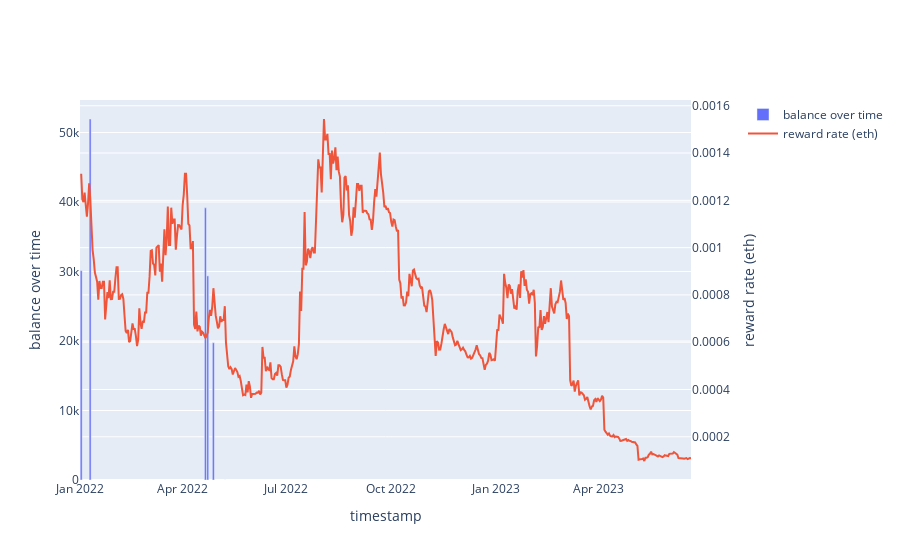
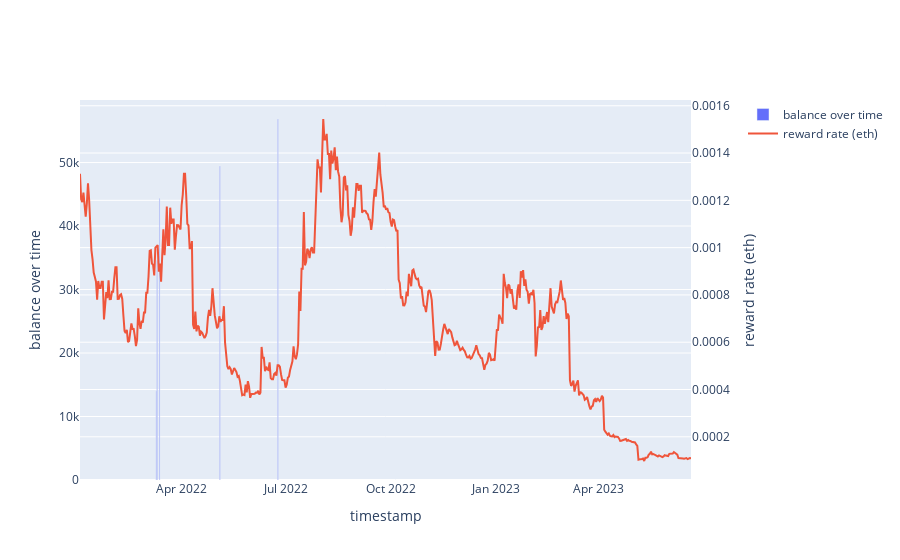
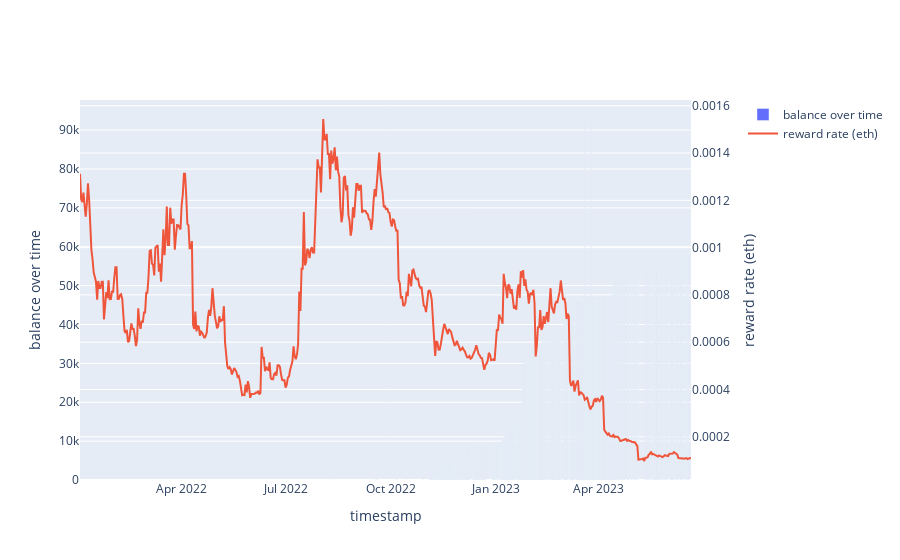
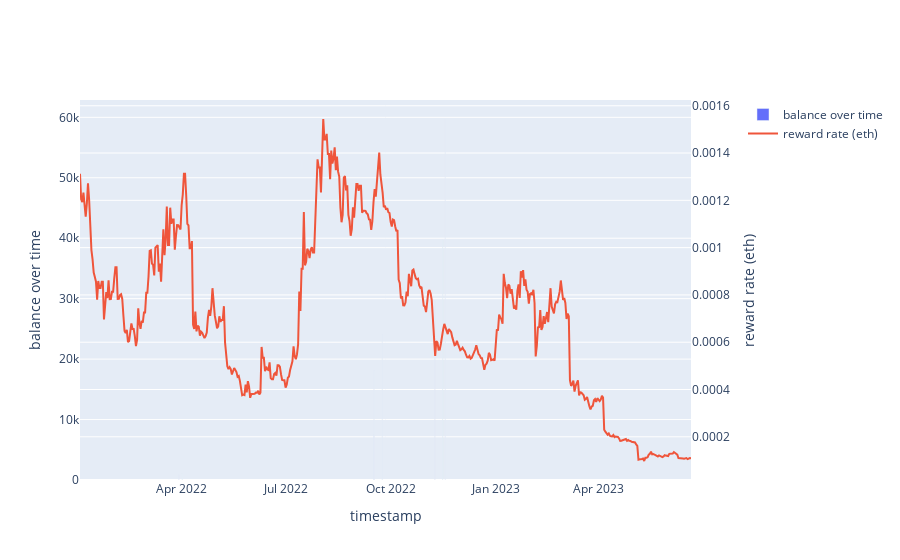

Notebook code cell kept with these figures, in order:
### Code cell
# the actual graph of whale balance over time vs. reward rate 
import plotly.graph_objects as go 
from plotly.subplots import make_subplots

# top 21 whales graphs (whales who had over 50,000 eth cumulatively)
top_21_whales  = transfer_df.groupby('user').max().sort_values('cumsol_col').tail(21)
# filtering for transactions after 2022
top_21_whales_filtered = top_21_whales[top_21_whales['timestamp'] > '2022-01-01']

for whale in top_21_whales_filtered.index:
    largest_whale = transfer_df[transfer_df['user'] == whale]
    print(whale)
    
    fig = make_subplots(specs=[[{"secondary_y": True}]])
    fig.add_trace(
    go.Bar(x=largest_whale.index, y=largest_whale['cumsol_col'].ffill(), name='balance over time'),
    secondary_y=False,
    )
    fig.add_trace(
    go.Scatter(x=stETH_ETH_incentive_rewards_df.index, y=stETH_ETH_incentive_rewards_df['reward_rate_eth'], name='reward rate (eth)'),
    secondary_y=True, 
    )

    fig.update_xaxes(title_text='timestamp')
    fig.update_yaxes(title_text='balance over time', secondary_y=False)
    fig.update_yaxes(title_text='reward rate (eth)', secondary_y=True)
    fig.show()

### Figure 1 — Plotly figure (JSON) as saved in the notebook; plotly's stock layout.template omitted (floating-point values rounded to 4 significant figures; data arrays with more than 128 entries replaced by an {"elided": "..."} marker saying what was removed)
{"data": [{"name": "balance over time", "type": "bar", "x": ["2022-01-01T23:51:53", "2022-01-09T20:16:20", "2022-04-20T23:01:05", "2022-04-23T01:02:25", "2022-04-27T22:42:30", "2022-05-08T02:20:46"], "xaxis": "x", "y": [30130.0, 51950.0, 39160.0, 29370.0, 19750.0, 0], "yaxis": "y"}, {"name": "reward rate (eth)", "type": "scatter", "x": {"elided": "536 str values"}, "xaxis": "x", "y": {"elided": "536 float values"}, "yaxis": "y2"}], "layout": {"xaxis": {"anchor": "y", "domain": [0, 0.94], "title": {"text": "timestamp"}}, "yaxis": {"anchor": "x", "domain": [0, 1], "title": {"text": "balance over time"}}, "yaxis2": {"anchor": "x", "overlaying": "y", "side": "right", "title": {"text": "reward rate (eth)"}}}}

### Figure 2 — Plotly figure (JSON) as saved in the notebook; plotly's stock layout.template omitted (floating-point values rounded to 4 significant figures; data arrays with more than 128 entries replaced by an {"elided": "..."} marker saying what was removed)
{"data": [{"name": "balance over time", "type": "bar", "x": ["2022-03-09T18:59:39", "2022-03-10T13:01:08", "2022-03-12T18:23:40", "2022-05-04T10:55:33", "2022-06-24T06:24:23", "2022-10-05T02:32:35"], "xaxis": "x", "y": [14010.0, 34580.0, 44330.0, 49460.0, 56860.0, 0], "yaxis": "y"}, {"name": "reward rate (eth)", "type": "scatter", "x": {"elided": "536 str values"}, "xaxis": "x", "y": {"elided": "536 float values"}, "yaxis": "y2"}], "layout": {"xaxis": {"anchor": "y", "domain": [0, 0.94], "title": {"text": "timestamp"}}, "yaxis": {"anchor": "x", "domain": [0, 1], "title": {"text": "balance over time"}}, "yaxis2": {"anchor": "x", "overlaying": "y", "side": "right", "title": {"text": "reward rate (eth)"}}}}

### Figure 3 — Plotly figure (JSON) as saved in the notebook; plotly's stock layout.template omitted (floating-point values rounded to 4 significant figures; data arrays with more than 128 entries replaced by an {"elided": "..."} marker saying what was removed)
{"data": [{"name": "balance over time", "type": "bar", "x": {"elided": "702 str values"}, "xaxis": "x", "y": {"elided": "702 float values"}, "yaxis": "y"}, {"name": "reward rate (eth)", "type": "scatter", "x": {"elided": "536 str values"}, "xaxis": "x", "y": {"elided": "536 float values"}, "yaxis": "y2"}], "layout": {"xaxis": {"anchor": "y", "domain": [0, 0.94], "title": {"text": "timestamp"}}, "yaxis": {"anchor": "x", "domain": [0, 1], "title": {"text": "balance over time"}}, "yaxis2": {"anchor": "x", "overlaying": "y", "side": "right", "title": {"text": "reward rate (eth)"}}}}

### Figure 4 — Plotly figure (JSON) as saved in the notebook; plotly's stock layout.template omitted (floating-point values rounded to 4 significant figures; data arrays with more than 128 entries replaced by an {"elided": "..."} marker saying what was removed)
{"data": [{"name": "balance over time", "type": "bar", "x": ["2022-03-29T13:47:43", "2022-04-01T12:13:06", "2022-05-13T07:05:43", "2022-09-16T09:46:59", "2022-09-16T10:15:47", "2022-09-23T15:28:47", "2022-11-08T10:42:47", "2022-11-08T17:33:47", "2022-11-09T16:52:59", "2022-11-15T12:25:23", "2022-11-17T20:30:11", "2022-12-01T09:23:59"], "xaxis": "x", "y": [964.4, 1070.0, 0, 7487.0, 18120.0, 24060.0, 0, 29710.0, 0, 39730.0, 59720.0, 0], "yaxis": "y"}, {"name": "reward rate (eth)", "type": "scatter", "x": {"elided": "536 str values"}, "xaxis": "x", "y": {"elided": "536 float values"}, "yaxis": "y2"}], "layout": {"xaxis": {"anchor": "y", "domain": [0, 0.94], "title": {"text": "timestamp"}}, "yaxis": {"anchor": "x", "domain": [0, 1], "title": {"text": "balance over time"}}, "yaxis2": {"anchor": "x", "overlaying": "y", "side": "right", "title": {"text": "reward rate (eth)"}}}}
